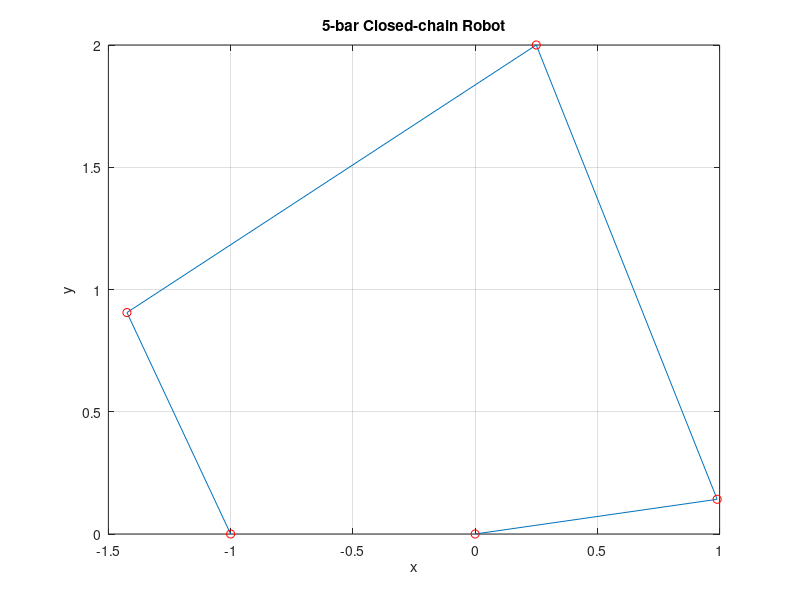

MATLAB code for this plot:
%Constant parameters
l1 = 1;
l2 = 2;
xe = 0.25;
ye = 2;
x1 = 0;
y1 = 0;
x3 = -1;
y3 = 0;

%Numerical objective function to calculate error of guessed joint values
objectiveFunction = @(angles) [
  xe - (x1 + l1*cos(angles(3)) + l2*cos(angles(3)+angles(1)));
  ye - (y1 + l1*sin(angles(3)) + l2*sin(angles(3)+angles(1)));
  xe - (x3 + l1*cos(angles(4)) + l2*cos(angles(4)+angles(2)));
  ye - (y3 + l1*sin(angles(4)) + l2*sin(angles(4)+angles(2)))
];

%Call a rountine to iteratively update the guess, guiding error to zero
initial_guess = [0;0;0;0];
numerically_solved_angles = fsolve(objectiveFunction, initial_guess);

%Plot the robot
alpha = numerically_solved_angles(3)
beta = numerically_solved_angles(4)

x2 = l1*cos(alpha);
y2 = l1*sin(alpha);

x4 = x3 + l1*cos(beta);
y4 = y3 + l1*sin(beta);

plot([x1;x2;xe;x4;x3],[y1;y2;ye;y4;y3])
hold on
plot([x1;x2;xe;x4;x3],[y1;y2;ye;y4;y3],'or')
hold off
xlabel('x')
ylabel('y')
title('5-bar Closed-chain Robot')
grid on
daspect([1 1 1])